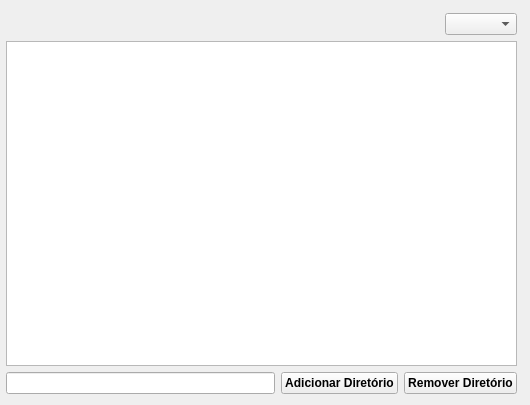
<?xml version="1.0" encoding="UTF-8"?>
<ui version="4.0">
 <class>MainWindow</class>
 <widget class="QMainWindow" name="MainWindow">
  <property name="geometry">
   <rect>
    <x>0</x>
    <y>0</y>
    <width>530</width>
    <height>405</height>
   </rect>
  </property>
  <property name="minimumSize">
   <size>
    <width>530</width>
    <height>405</height>
   </size>
  </property>
  <property name="maximumSize">
   <size>
    <width>530</width>
    <height>405</height>
   </size>
  </property>
  <property name="windowTitle">
   <string>Trabalhando com Diretórios</string>
  </property>
  <widget class="QWidget" name="centralwidget">
   <widget class="QWidget" name="">
    <property name="geometry">
     <rect>
      <x>6</x>
      <y>13</y>
      <width>511</width>
      <height>381</height>
     </rect>
    </property>
    <layout class="QVBoxLayout" name="verticalLayout">
     <item>
      <layout class="QHBoxLayout" name="horizontalLayout_2">
       <item>
        <spacer name="horizontalSpacer">
         <property name="orientation">
          <enum>Qt::Horizontal</enum>
         </property>
         <property name="sizeHint" stdset="0">
          <size>
           <width>40</width>
           <height>20</height>
          </size>
         </property>
        </spacer>
       </item>
       <item>
        <widget class="QComboBox" name="cbUnid"/>
       </item>
      </layout>
     </item>
     <item>
      <widget class="QListWidget" name="lstDir"/>
     </item>
     <item>
      <layout class="QHBoxLayout" name="horizontalLayout">
       <item>
        <widget class="QLineEdit" name="txtDir"/>
       </item>
       <item>
        <widget class="QPushButton" name="btnAdd">
         <property name="styleSheet">
          <string notr="true">font-weight: bold;</string>
         </property>
         <property name="text">
          <string>Adicionar Diretório</string>
         </property>
        </widget>
       </item>
       <item>
        <widget class="QPushButton" name="btnRem">
         <property name="styleSheet">
          <string notr="true">font-weight: bold;</string>
         </property>
         <property name="text">
          <string>Remover Diretório</string>
         </property>
        </widget>
       </item>
      </layout>
     </item>
    </layout>
   </widget>
  </widget>
 </widget>
 <resources/>
 <connections/>
</ui>
